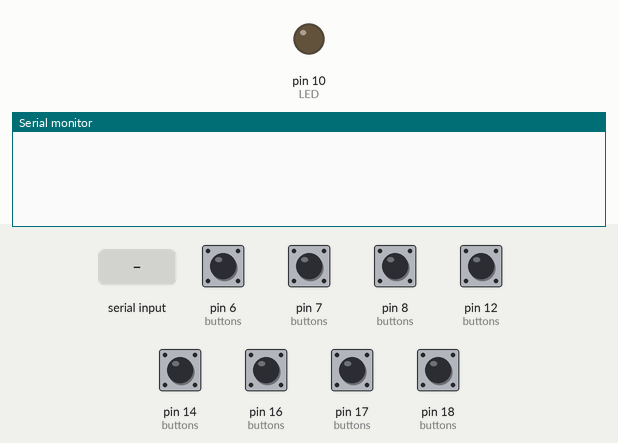
A sketch run on a simulated Arduino Uno, built with avr-gcc and run on an emulated ATmega328P. On the bench: output pins drawn as LEDs (lit = HIGH), the last lines printed to the serial monitor. The test bench sets the inputs (shaded band); at power-on: pin 6 (buttons), pin 7 (buttons), pin 8 (buttons), pin 12 (buttons), pin 14 (buttons), pin 16 (buttons), pin 17 (buttons), pin 18 (buttons) HIGH.

Above: at 0.8 s.
0.9 s: "Hi. Who are you?" received over Serial
At 2.7 s:
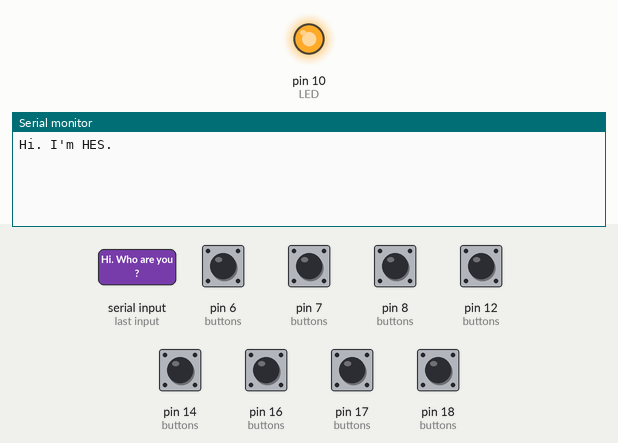
3.4 s: pin 6 (buttons) pulled LOW for 0.15 s
At 4.4 s:
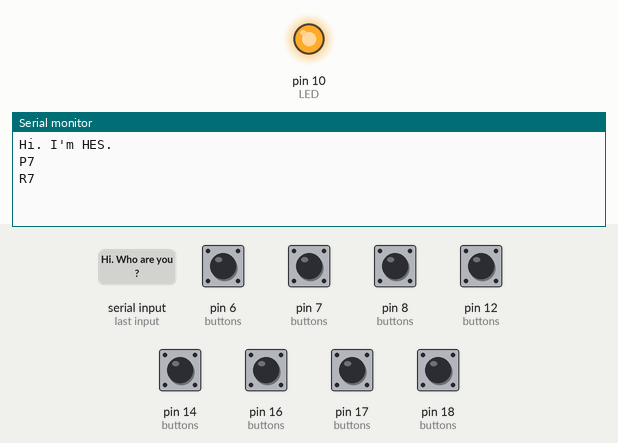

Measured:
- after the input at 0.9 s, the serial monitor: prints a new line after 1.0 s (image 1)
- after the input at 3.4 s, the serial monitor: prints a new line at once (image 2)

The sketch:

Arduino.ino
```cpp
#define DEBOUNCE 8 // (ms) half a frame at 60Hz
#define PRESSEDLOGICLEVEL LOW

#define GND1 4
#define GND2 15
#define GND3 11

#define SELECT 12
#define START 8
#define UP 14
#define DOWN 18
#define LEFT 16
#define RIGHT 17
#define A 7
#define B 6

#define LED 10

byte buttons[] = {SELECT, START, UP, DOWN, LEFT, RIGHT, A, B}; // the analog 0-5 pins are also known as 14-19
#define NUMBUTTONS sizeof(buttons)

// we will track if a button is just pressed, just released, or 'currently pressed'
volatile byte pressed[NUMBUTTONS], justpressed[NUMBUTTONS], justreleased[NUMBUTTONS];

void setup() {
    // initialize serial communication at 9600 bits per second:
    Serial.begin(9600);

    pinMode(GND1, OUTPUT);
    pinMode(GND2, OUTPUT);
    pinMode(GND3, OUTPUT);
    digitalWrite(GND1, LOW);
    digitalWrite(GND2, LOW);
    digitalWrite(GND3, LOW);

    for (byte i=0; i < NUMBUTTONS; i++)
        pinMode(buttons[i], INPUT_PULLUP);

    pinMode(LED, OUTPUT);
    digitalWrite(LED, LOW);

    while(!Serial.available())
    {
        String challenge = Serial.readString();
        if (challenge == "Hi. Who are you?")
        {
            Serial.write("Hi. I'm HES.\n");
            break;
        }
        delay(100);
    }

    // Run timer2 interrupt every 15 ms
    TCCR2A = 0;
    TCCR2B = 1<<CS22 | 1<<CS21 | 1<<CS20;

    //Timer2 Overflow Interrupt Enable
    TIMSK2 |= 1<<TOIE2;

    digitalWrite(LED, HIGH);
}


void check_switches()
{
    static byte previousstate[NUMBUTTONS];
    static byte currentstate[NUMBUTTONS];
    static long lasttime;
    byte index;

    if (millis() < lasttime){
        lasttime = millis(); // we wrapped around, lets just try again
    }

    if (millis() < (lasttime + DEBOUNCE)) {
        return; // not enough time has passed to debounce
    }

    lasttime = millis(); // ok we have waited DEBOUNCE milliseconds, lets reset the timer

    for (index = 0; index < NUMBUTTONS; index++)
    {
        currentstate[index] = digitalRead(buttons[index]);   // read the button

        if (currentstate[index] != previousstate[index]) // state changed after the debounce delay
        {
          if (!pressed[index] && (currentstate[index] == PRESSEDLOGICLEVEL)) {
              justpressed[index] = 1; // just pressed
          }
          else if (pressed[index] && (currentstate[index] == !PRESSEDLOGICLEVEL)) {
              justreleased[index] = 1; // just released
          }

          if (PRESSEDLOGICLEVEL == HIGH)
            pressed[index] = currentstate[index];
          else
            pressed[index] = !currentstate[index]; // the 'pressed' byte array uses HIGH to mean pressed
        }
        previousstate[index] = currentstate[index];   // keep a running tally of the buttons
    }
}


SIGNAL(TIMER2_OVF_vect) {
  check_switches();
}


void loop()
{
    for (byte i = 0; i < NUMBUTTONS; i++){
        if (justpressed[i]) {
            justpressed[i] = 0;
            Serial.print("P");
            Serial.println(i);
        }
        if (justreleased[i]) {
            justreleased[i] = 0;
            Serial.print("R");
            Serial.println(i);

        }
        /*if (pressed[i]) {
            Serial.print(i, DEC);
            Serial.println(" pressed");
            // is the button pressed down at this moment
        }*/
    }
    delay(1);
}
```
